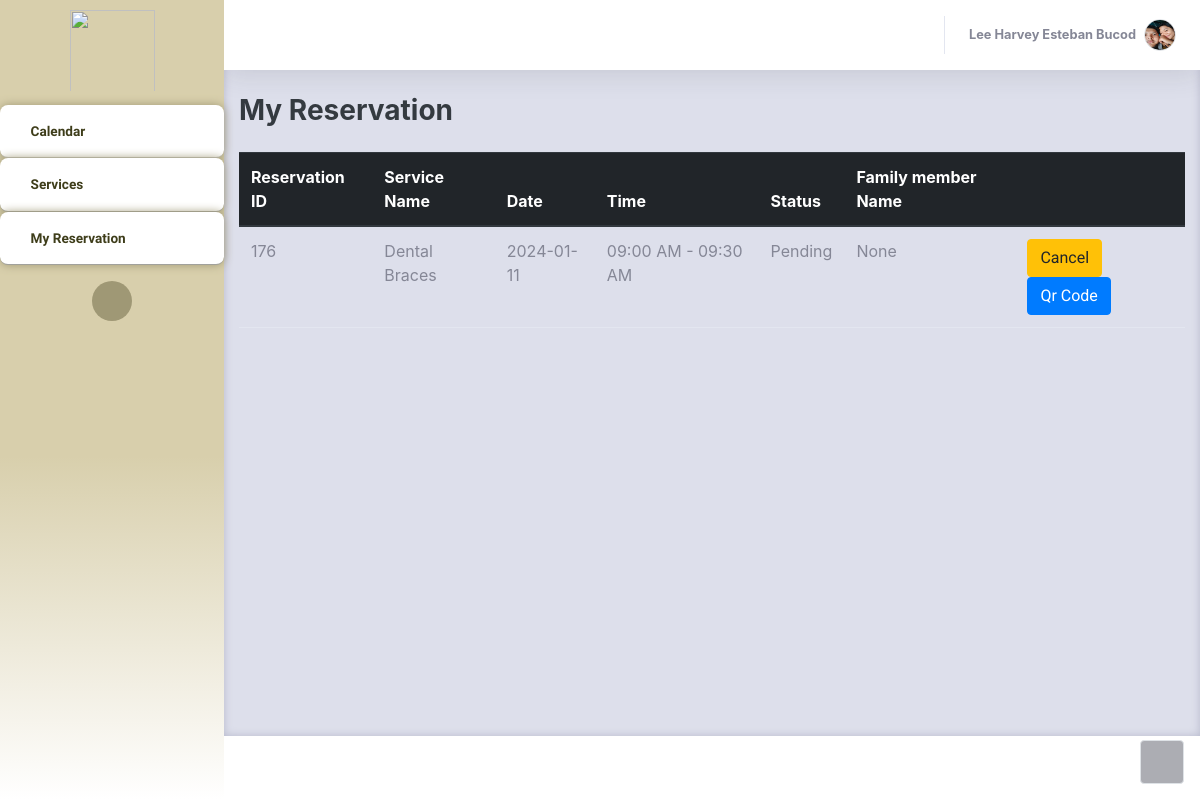
/Thesis1/Admin/PatientsOwnReservation.php (signed in), run on an earlier commit of the app's database.
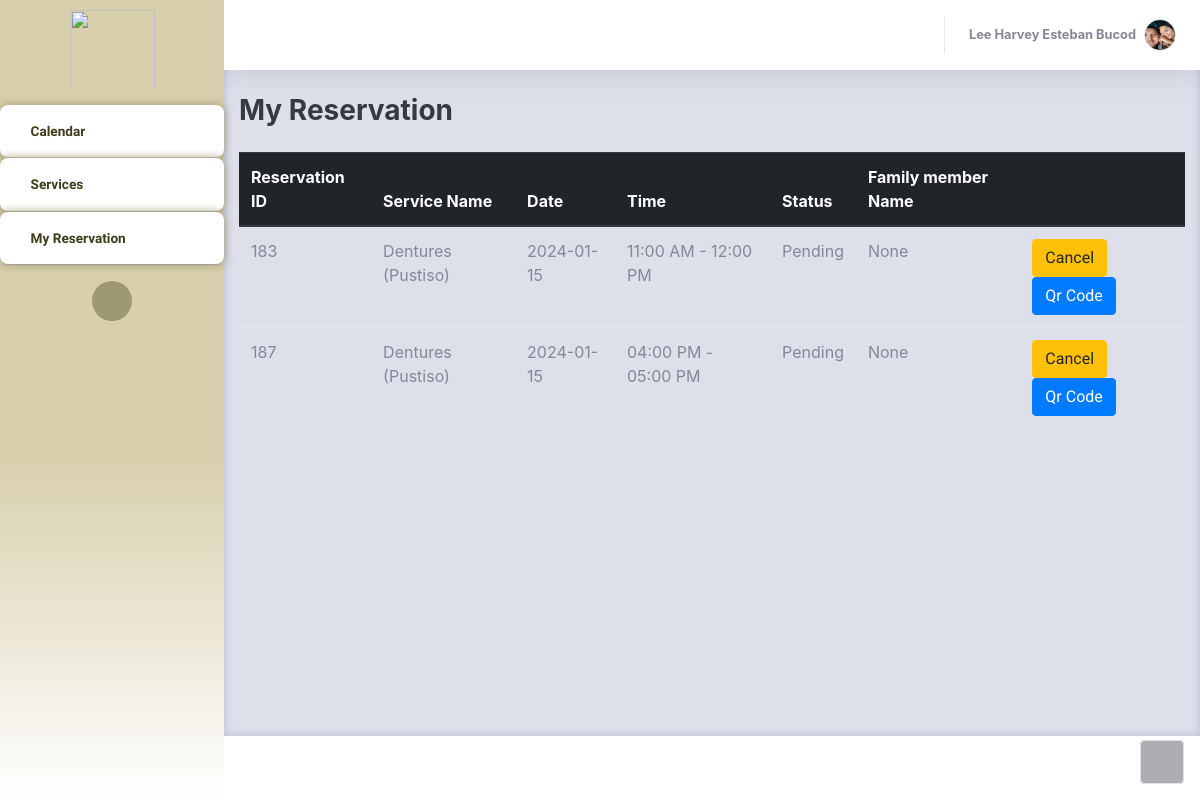
And on a later commit of the database.
### tables this page shows
CREATE TABLE `bookinglog` (
  `resID` int(11) NOT NULL,
  `userID` int(11) NOT NULL,
  `serviceName` varchar(255) NOT NULL,
  `date` date NOT NULL,
  `timeslot` varchar(255) NOT NULL,
  `remarks` varchar(255) NOT NULL,
  `admin_remarks` varchar(255) NOT NULL DEFAULT 'None',
  `walk_in_name` varchar(255) NOT NULL DEFAULT 'None',
  `status` varchar(255) NOT NULL,
  `FamMemberName` varchar(255) NOT NULL DEFAULT 'N/A',
  `confirmationHash` varchar(255) NOT NULL,
  `timestamp` timestamp NOT NULL DEFAULT current_timestamp() ON UPDATE current_timestamp(),
  `totalServicePay` int(11) NOT NULL
);

### Thesis1/Admin/PatientsOwnReservation.php (the view, shortened to what the changed rows need)
<?php
     $con = connection();
     $userID = $_SESSION['UserID'];
?>
<!DOCTYPE html>
<html lang="en">
<head>
    <link rel="stylesheet" href="assets/bootstrap/css/bootstrap.min.css">
    <link rel="stylesheet" href="assets/fonts/fontawesome-all.min.css">
    <link rel="stylesheet" href="assets/fonts/ionicons.min.css">
    <link rel="stylesheet" href="assets/css/aguilaraldo1_section_contact.css">
    <link rel="stylesheet" href="assets/css/Availability---Manage-availability-bookings-appointments_v1.css">
    <link rel="stylesheet" href="assets/css/Basic-Footer.css">
    <link rel="stylesheet" href="assets/css/Black-Navbar.css">
    <link rel="stylesheet" href="assets/css/Block-Responsive-Item-List.css">
    <link rel="stylesheet" href="assets/css/Bootstrap-Calendar.css">
    <link rel="stylesheet" href="assets/css/carousel-circulo.css">
    <link rel="stylesheet" href="assets/css/Carousel-Hero-1.css">
    <link rel="stylesheet" href="assets/css/Carousel-Hero.css">
    <link rel="stylesheet" href="assets/css/Diagonal-div-section.css">
    <link rel="stylesheet" href="assets/css/Feature-Section-MD.css">
    <link rel="stylesheet" href="https://djpsoftwarecdn.azureedge.net/availabilitycss-v1/availability.min.css">
    <link rel="stylesheet" href="assets/css/Login-Form-Basic-icons.css">
    <link rel="stylesheet" href="assets/css/Ultimate-Event-Calendar.css">
</head>
<body id="page-top">
    <div id="wrapper">
        <div class="d-flex flex-column" id="content-wrapper">
            <div id="content" style="background: var(--bs-gray-300);color: var(--bs-black);border-color: var(--bs-yellow);box-shadow: inset 0px 0px 9px var(--bs-gray-500);">
                <div class="container-fluid">
                    <div class="row">
                        <div class="col-md-12 col-xl-12">
                            <div class="table-responsive">
                                <table class="table">
                                    <thead class="thead-dark">
                                        <tr>
                                            <th>Reservation ID</th>
                                            <th>Service Name</th>
                                            <th>Date</th>
                                            <th>Time</th>
                                            <th>Status</th>
                                            <th>Family member Name</th>
                                            <th></th>
                                        </tr>
                                    </thead>
                                    <tbody>
                                      <?php
                                          $sqlstmt = "SELECT `resID`,`serviceName`, `date`, `timeslot`, `status`, `FamMemberName` FROM `bookinglog` WHERE userID = '$userID' AND status = 'Pending'";
                                          $exe = $con-> query($sqlstmt);
                                          while ($row = mysqli_fetch_assoc($exe)) {
                                            $resID = $row['resID'];
                                            $serviceNAme = $row['serviceName'];
                                            $sdate = $row['date'];
                                            $tslot = $row['timeslot'];
                                            $stat = $row['status'];
                                            $famMember = $row['FamMemberName'];
                                            echo '<tr>
                                        <td>'.$resID.'</td>
                                        <td>'.$serviceNAme.'</td>
                                        <td>'.$sdate.'</td>
                                        <td>'.$tslot.'</td>
                                        <td>'.$stat.'</td>
                                        <td>'.$famMember.'</td>
                                        <td>
                                        <button"><a href = "PatientsOwnReservation.php?cancelID='.$resID.'" class ="btn btn-warning">Cancel</a></button>
                                        <button"><a href = "patientsQrcode.php?qrID='.$resID.'" class ="btn btn-primary">Qr Code</a></button>
                                        </td>
                                        </tr>';
                                          }
                                      ?>
                                    </tbody>
                                </table>
                            </div>
                        </div>
                    </div>
                </div>
            </div>
        </div><a class="border rounded d-inline scroll-to-top" href="#page-top"><i class="fas fa-angle-up"></i></a>
    </div>
    <link rel="stylesheet" href="https://cdn.jsdelivr.net/npm/bootstrap@4.0.0/dist/css/bootstrap.min.css">
</body>
</html>

What changed in the data, as far as the page shows it:
removed bookinglog: resID "176", serviceName "Dental Braces", date "2024-01-11", timeslot "09:00 AM - 09:30 AM", status "Pending", FamMemberName "None"
added bookinglog: resID "183", serviceName "Dentures (Pustiso)", date "2024-01-15", timeslot "11:00 AM - 12:00 PM", status "Pending", FamMemberName "None"
added bookinglog: resID "187", serviceName "Dentures (Pustiso)", date "2024-01-15", timeslot "04:00 PM - 05:00 PM", status "Pending", FamMemberName "None"
